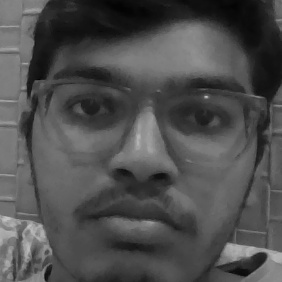
#> input picture dataSet/User.1.0.jpg, 282 x 282 px
$ python -i webapp.py   (imports and definitions only)
#> lines starting #> are read from the running program, lines starting #| are printed output that depends on the picture
#> further down, picture is the input picture: PIL image 282x282 L; min 3, max 197, mean 78.5
import streamlit as st
import cv2
from PIL import Image
import numpy as np


face_cascade = cv2.CascadeClassifier('haarcascade_frontalface_default.xml')

rec=cv2.face.LBPHFaceRecognizer_create()
# [1 line not run here, left out]
def detect_faces(our_image):
    img = np.array(our_image.convert('RGB'))
    gray = cv2.cvtColor(img, cv2.COLOR_BGR2GRAY)
    # Detect faces
    faces = face_cascade.detectMultiScale(gray, 1.1, 4)
#> faces = [[23, 18, 241, 241]]
    # Draw rectangle around the faces
    name='Unknown'
    for (x, y, w, h) in faces:
        # To draw a rectangle in a face
        cv2.rectangle(img, (x, y), (x + w, y + h), (255, 255, 0), 2)
        id, uncertainty = rec.predict(gray[y:y + h, x:x + w])
        print(id, uncertainty)

        if (uncertainty< 53):
            if (id == 1 or id == 3 or id == 5):
                name = "Shiv"
                cv2.putText(img, name, (x, y + h), cv2.FONT_HERSHEY_COMPLEX_SMALL, 2.0, (0, 0, 255))
        else:
            cv2.putText(img, 'Unknown', (x, y + h), cv2.FONT_HERSHEY_COMPLEX_SMALL, 2.0, (0, 0, 255))
#> this loop made 1 pass
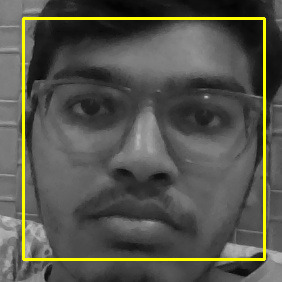
#> img: shape (282, 282, 3); mean R, G, B 85.3, 85.3, 76


    return img
def main():
    """Face Recognition App"""

    st.title("Face Recognition App")

    html_temp = """
    <body style="background-color:red;">
    <div style="background-color:teal ;padding:10px">
    <h2 style="color:white;text-align:center;">Face Recognition WebApp</h2>
    </div>
    </body>
    """
    st.markdown(html_temp, unsafe_allow_html=True)

    image_file = st.file_uploader("Upload Image", type=['jpg', 'png', 'jpeg'])
    if image_file is not None:
        our_image = Image.open(image_file)
        st.text("Original Image")
        st.image(our_image)

    if st.button("Recognise"):
        result_img= detect_faces(our_image)
        st.image(result_img)


# [2 lines not run here, left out]

>>> from PIL import Image
>>> picture = Image.open('dataSet/User.1.0.jpg')
#> (the run stopped early here; a loop or call above may not have finished)
